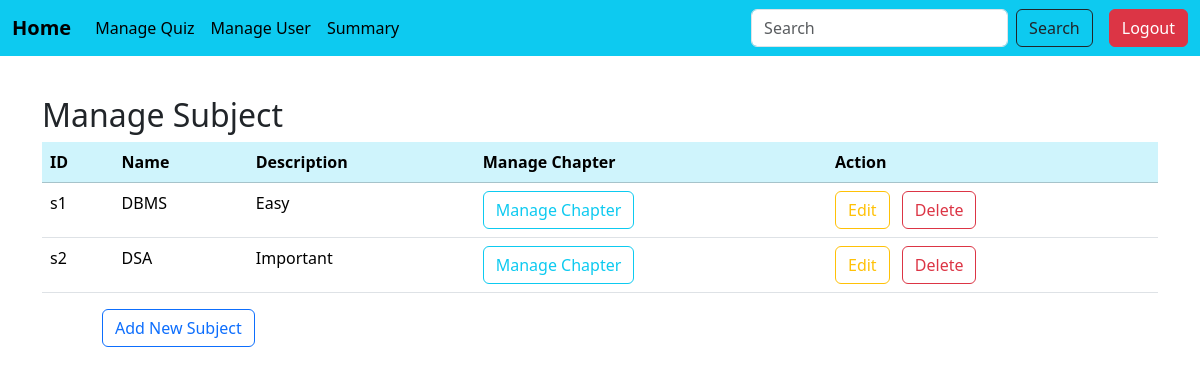
Page /admin_dashboard on the committed database.
### models.py (models this page shows)
class Subject(db.Model):
    __tablename__='subject'
    id=db.Column(db.String(50),primary_key=True)
    name=db.Column(db.String(100),nullable=False)
    description=db.Column(db.Text,nullable=False)

### app.py (the view)
@app.route('/admin_dashboard',methods=['GET','POST'])
def admin_dashboard():
    if request.method=='GET':
        id=session.get('id')
        user =User.query.filter_by(id=id).first()
        subjects =Subject.query.all()
        return render_template("admin_dashboard.html",user=user,subjects=subjects)

### templates/admin_dashboard.html (shortened to what this page needs)
{% include 'admin_sidebar.html'%}
<div class="container mt-5">
    <h2>Manage Subject</h2>
    <table class="table table-hover">
        <thead class="table-info">
          <tr>
            <th>ID</th>
            <th>Name</th>
            <th>Description</th>
            <th>Manage Chapter</th>
            <th>Action</th>
          </tr>
        </thead>
        <tbody>
          {%for subject in subjects%}
          <tr>
            <td>{{subject.id}}</td>
            <td>{{subject.name}}</td>
            <td>{{subject.description}}</td>
            <td><a href="{{url_for('manage_chapter',subject_id=subject.id)}}"class="btn btn-outline-info">Manage Chapter</a></td>
            <td>
            <a href="{{url_for('edit_subject',subject_id=subject.id)}}"class="btn btn-outline-warning me-2 d-inline-block">Edit</a>
            <form action="{{url_for('delete_subject',subject_id=subject.id)}}" method="post" class="d-inline-block">
                <button class="btn btn-outline-danger" type="submit">Delete</button>
            </form>
            </td>
          </tr>
          {%endfor%}
        </tbody>
      </table>
</div>
<div class="row justify-content-center">
  <div class="col-md-10">
    <a href="{{url_for('add_subject')}}" class="btn btn-outline-primary">Add New Subject</a>
  </div>
</div>

### rows in the picture
Subject: id "s1", name "DBMS", description "Easy"
Subject: id "s2", name "DSA", description "Important"
